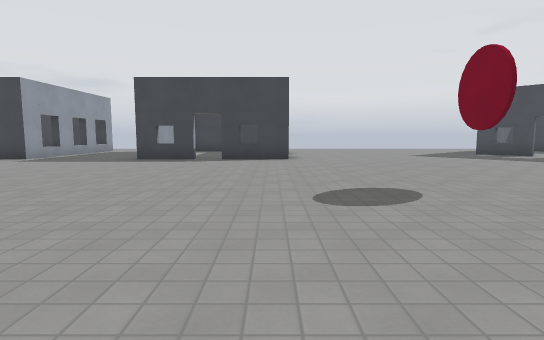
view 1 (above)

24 first-person views from a walk through a 3-D level made in the Godot game engine. The camera is 1.3 m above the floor, tilts 6° down and sees 80° across. The floor is counted in squares, 2 m on a side. Each view is taken from the middle of a square. On the plan, view 1 faces up. The plan holds only what a view shows up to about 10 squares ahead; the rest is blank. The place goes on beyond the plan. Surface patterns are stand-ins for the level's own textures.

view 2
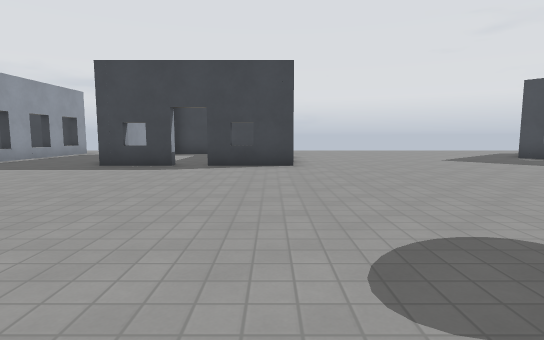

view 3
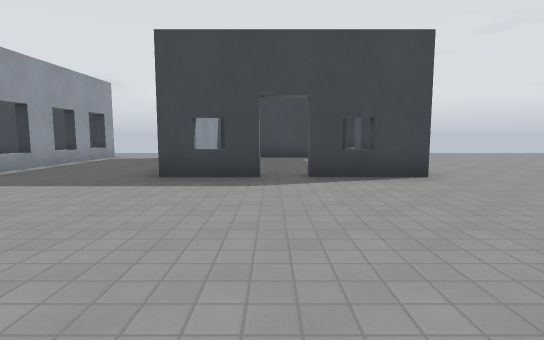

view 4
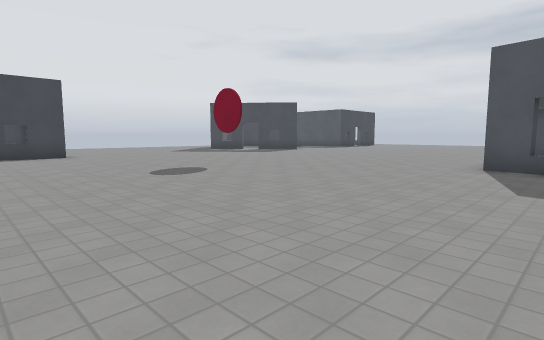

view 5
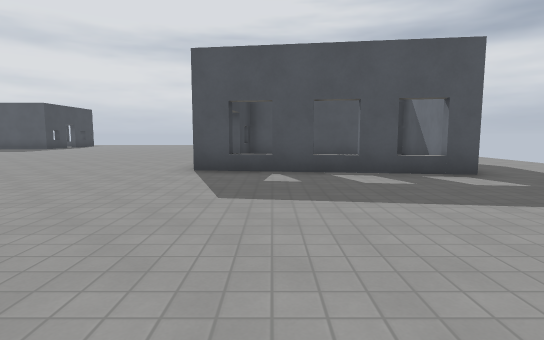

view 6
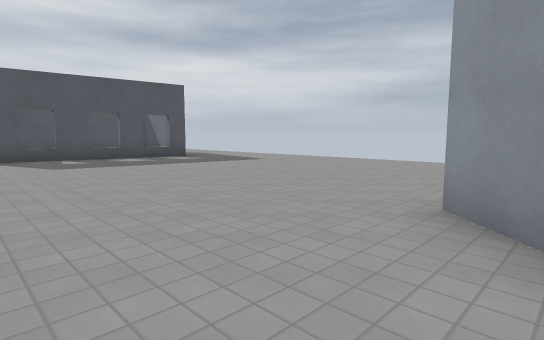

view 7
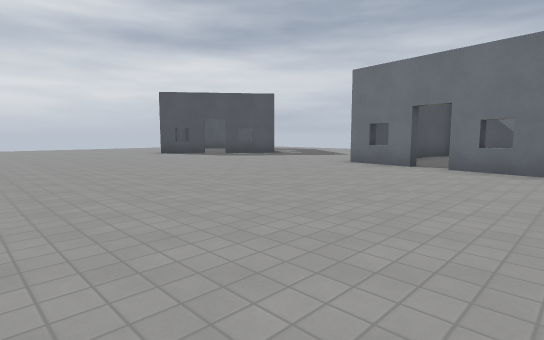

view 8
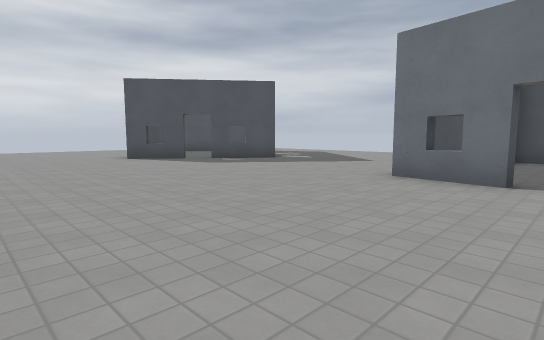

view 9
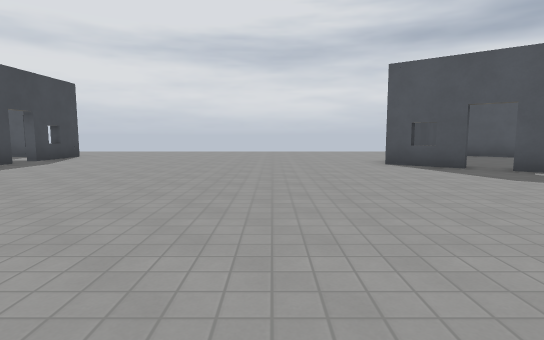

view 10
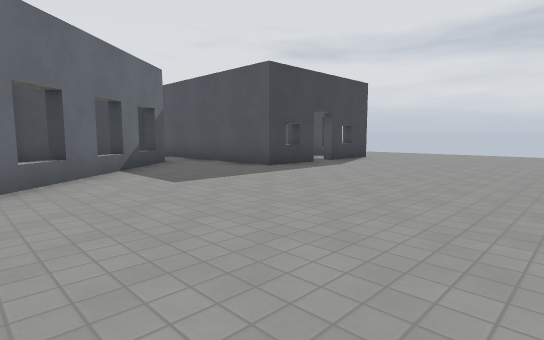

view 11
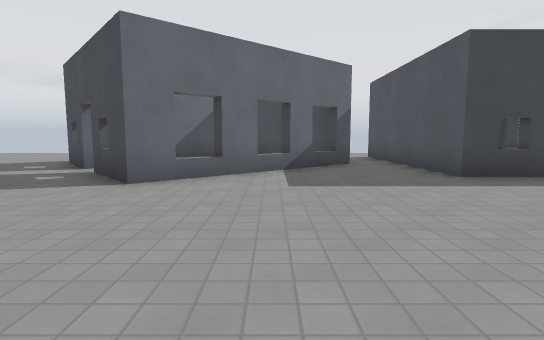

view 12
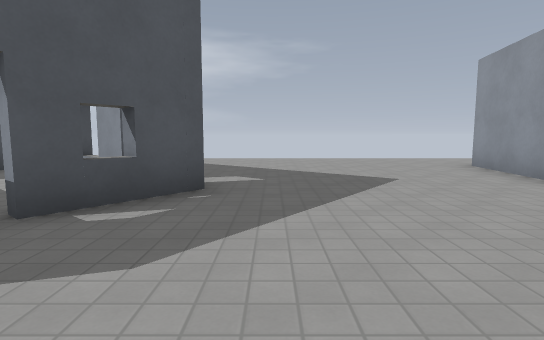

view 13
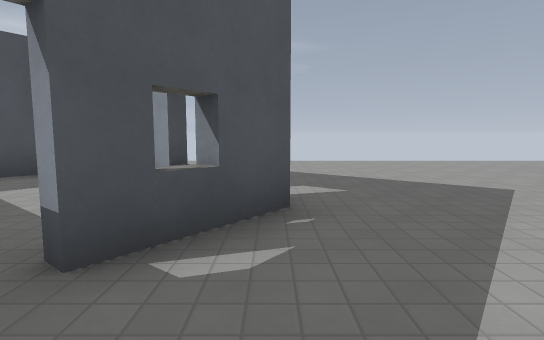

view 14
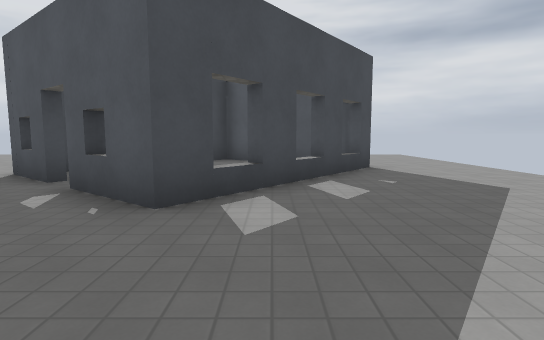

view 15
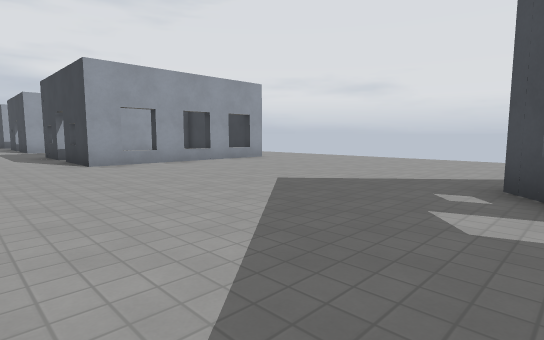

view 16
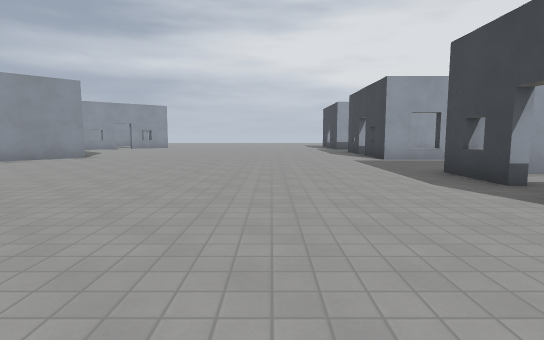

view 17
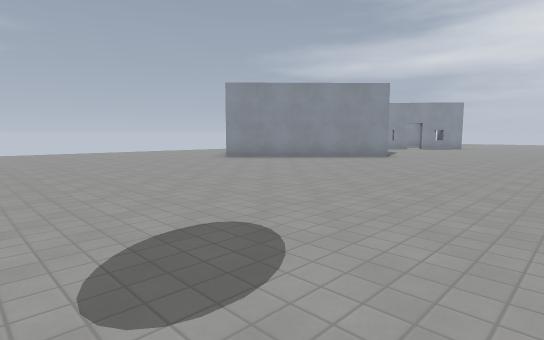

view 18
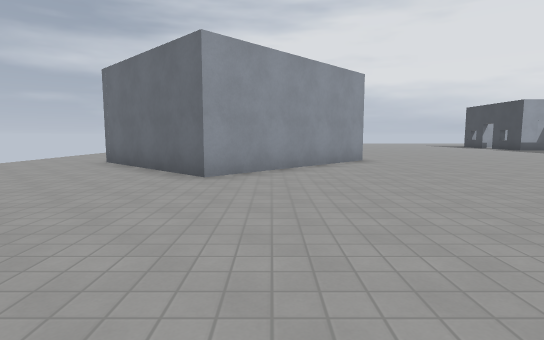

view 19
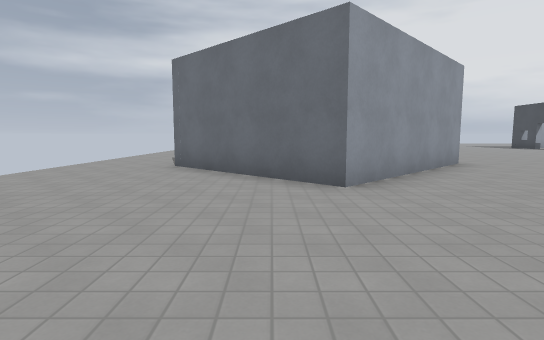

view 20
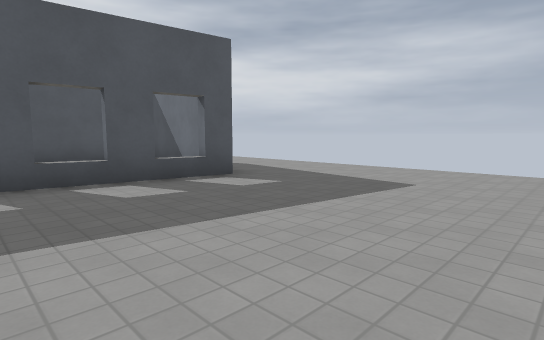

view 21
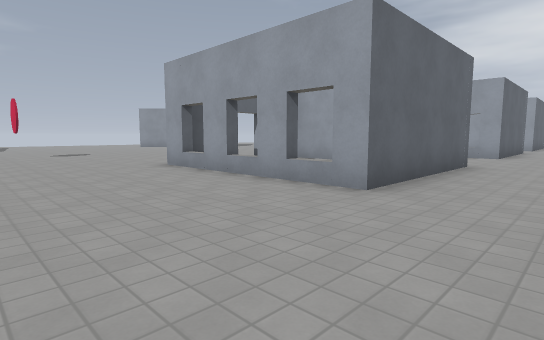

view 22
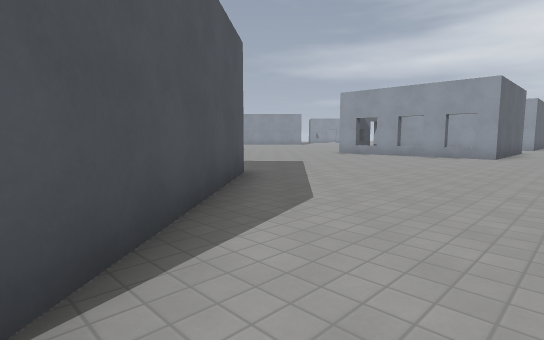

view 23
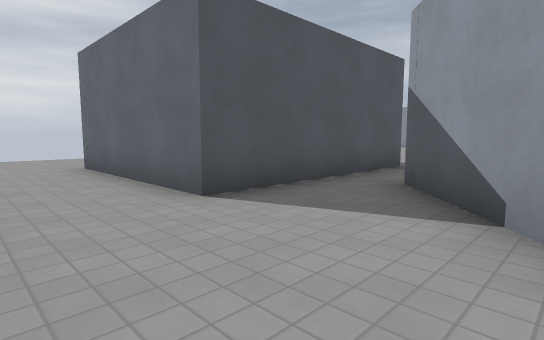

view 24
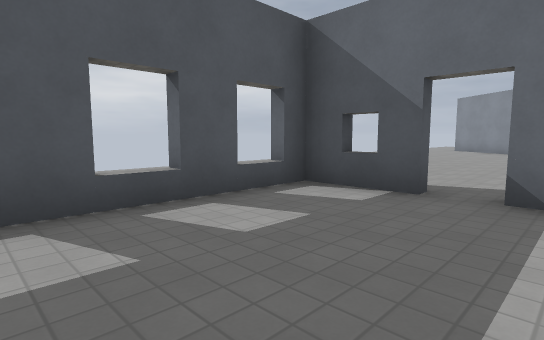

### Floor plan
Points are (right, up) in squares from view 1. A wall is a line through its corners. A room is listed if a view was taken in it or the views show most of it. See-through windows are left out.
Room 1 (views 1, 2, 3, 4, 5, 6, 7, 8, 9, 10, 11, 12, 13, 14, 15, 16, 17, 18, 19, 20, 21, 22, 23)
walls: (5.5, -0.6) (7, -0.8); (7.7, -0.9) (9.3, -1.1); (8.3, 10.3) (7.3, 11.6) (10.9, 14.7); (8.9, -3.8) (8.6, -6.1); (-2.1, 9.1) (-3.9, 9.1); (4.4, -5.5) (5.1, -0.5); (15.4, -0.9) (16.5, 0.5); (12.2, 13.5) (13.8, 11.6) (10.1, 8.3) (8.8, 9.8); (16.6, 9.1) (15, 9.1) (15, 14.1) (19.2, 14.1); (-7.7, 0.4) (-4.1, -3.1) (-7.1, -6.2); (-3.9, 14.1) (0.5, 14.1) (0.5, 9.1) (-1.5, 9.1); (-6.9, 13) (-6.9, 9.1) (-8.1, 9.1); (19.2, 9.1) (17.2, 9.1); (17.9, -6.1) (13.8, -3) (15, -1.4); (-8.4, 14.1) (-6.9, 14.1) (-6.9, 13.3)
ways out: opening at (17, 9) to room 2; opening at (-2, 9) to room 3; gap at (0, 11.5) to room 3; opening at (-7, 13); gap at (-7, 11); gap at (5, -4); gap at (7, -1); gap at (19, 9); gap at (19, 14)
objects: other object (3, 4)
Room 2 (view 24)
walls: (19, 13.2) (19, 13.9); (17.2, 9.3) (19, 9.3) (19, 12.9)
ways out: opening at (17, 9) to room 1
Room 3 (no view inside)
walls: (-1.5, 9.3) (0, 9.3); (0.2, 12.1) (0.2, 12.9); (0.2, 13.8) (-3.5, 13.8) (-3.5, 9.5)
ways out: opening at (-2, 9) to room 1; gap at (0, 11.5) to room 1

Positions as (right, up) in squares from view 1, and headings:
1: (0, 0), facing up
2: (0, 2), facing up
3: (-2, 4), facing up
4: (-2, -2), facing up-right
5: (-1, -2), facing right
6: (-5, 0), facing down-right
7: (5, 6), facing down-right
8: (7, 4), facing down-right
9: (9, 3), facing right
10: (10, 4), facing up-right
11: (12, 4), facing up
12: (13, 1), facing down
13: (14, 0), facing down
14: (11, -4), facing right
15: (8, 7), facing up-left
16: (2, 6), facing left
17: (2, 5), facing down-left
18: (1, -2), facing left
19: (0, -4), facing left
20: (0, -2), facing down-right
21: (4, 16), facing down-left
22: (11, 16), facing down-left
23: (12, 16), facing down-right
24: (16, 13), facing down-right
